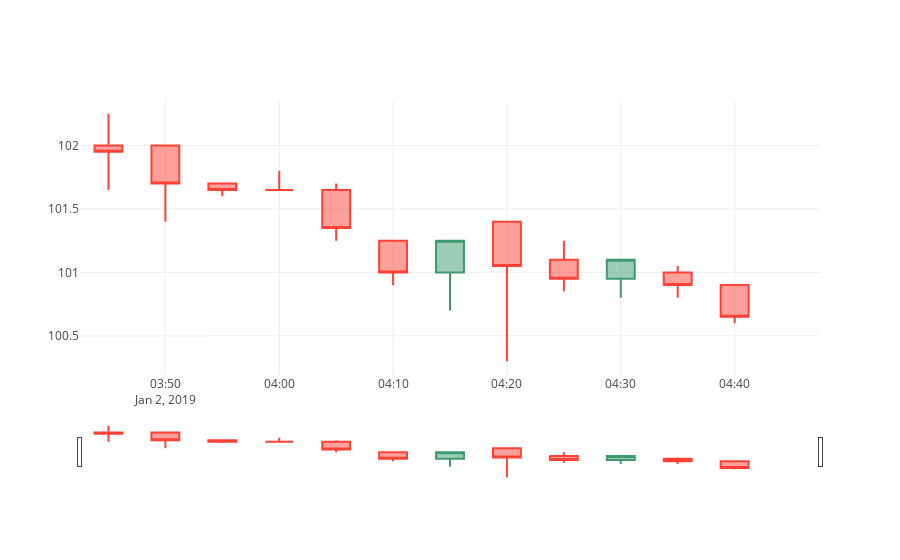

The cell this chart's notebook holds for it:
### Code cell
import plotly.plotly as py
import plotly.graph_objs as go

from datetime import datetime

open_data = df["open"]
high_data = df["high"]
low_data =  df["low"]
close_data = df["close"]
dates = df["date"]

trace = go.Candlestick(x=dates,
                       open=open_data,
                       high=high_data,
                       low=low_data,
                       close=close_data)
data = [trace]
iplot(data)

### Figure 1 — Plotly figure (JSON) as saved in the notebook; plotly's stock layout.template omitted (floating-point values rounded to 4 significant figures)
{"data": [{"close": [101.9, 101.7, 101.7, 101.7, 101.3, 101, 101.2, 101.1, 100.9, 101.1, 100.9, 100.7, null], "high": [102.2, 102, 101.7, 101.8, 101.7, 101.2, 101.2, 101.4, 101.2, 101.1, 101.1, 100.9, null], "low": [101.7, 101.4, 101.6, 101.7, 101.2, 100.9, 100.7, 100.3, 100.8, 100.8, 100.8, 100.6, null], "open": [102, 102, 101.7, 101.7, 101.7, 101.2, 101, 101.4, 101.1, 100.9, 101, 100.9, null], "type": "candlestick", "x": ["2019-01-02 03:45:00", "2019-01-02 03:50:00", "2019-01-02 03:55:00", "2019-01-02 04:00:00", "2019-01-02 04:05:00", "2019-01-02 04:10:00", "2019-01-02 04:15:00", "2019-01-02 04:20:00", "2019-01-02 04:25:00", "2019-01-02 04:30:00", "2019-01-02 04:35:00", "2019-01-02 04:40:00", "2019-01-02 04:45:00"]}], "layout": {}}
